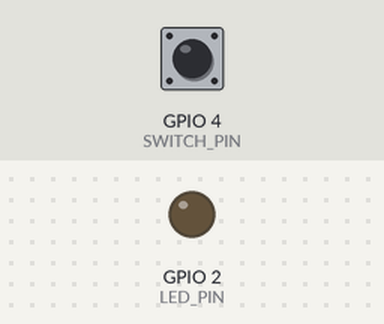
Bench run of a sketch on a simulated ESP32. Shown: output pins drawn as LEDs (lit = HIGH). Dashed ring = blinking. The test bench sets the inputs (shaded band); at power-on: GPIO 4 (SWITCH_PIN) HIGH. WiFi joins after 1.5 s; servers stay silent unless stated; uploads are accepted with an empty reply; what the sketch prints to the serial monitor is not drawn.

Above: at 3.9 s.
4.0 s: GPIO 4 (SWITCH_PIN) pulled LOW for 0.15 s
At 4.43 s:
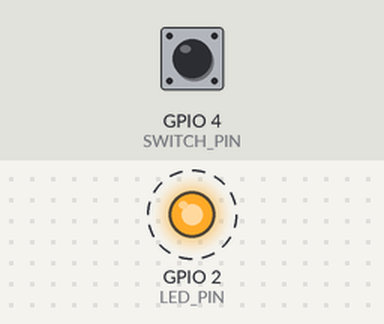
5.8 s: GPIO 4 (SWITCH_PIN) pulled LOW for 3.2 s
At 8.5 s:
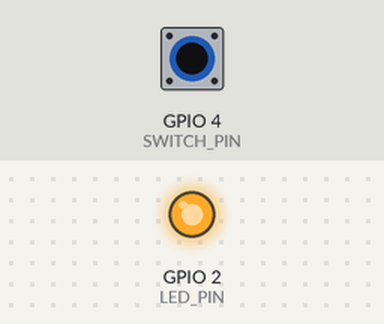
Timing chart, 0 to 11.2 s (numbered marks = the images above; inputs shaded):
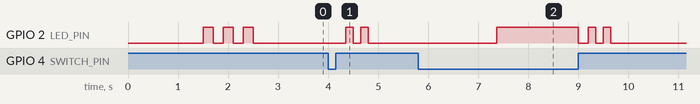

Measured:
- after the input at 4.0 s, GPIO 2 (LED_PIN): alternates HIGH for 0.15 s and LOW for 0.15 s, 4 changes in all, then stays LOW, starting after 0.36 s
- after the input at 5.8 s, GPIO 2 (LED_PIN): goes HIGH 1.6 s, LOW 0.20 s, HIGH 0.15 s, LOW 0.15 s, HIGH 0.15 s, then LOW, starting after 1.6 s

The sketch:

switch_hub.ino
```cpp
/*
 * switch_hub.ino
 * ---------------
 * Firmware for the DoseClock Switch Hub - the physical hardware answer
 * to "a patient who can't move can't use a touchscreen." Full design
 * rationale, bill of materials, and build steps are in /HARDWARE.md and
 * hardware/README.md. Read those first - this file is just the code.
 *
 * What it is: a single ESP32, mains-powered, sitting at the bedside,
 * with one standard 3.5mm mono accessibility-switch jack wired to it.
 * ANY switch that uses that jack - a large low-force paddle, a pillow/
 * cheek switch, a grasp bulb, a sip-and-puff breath switch, a foot
 * pedal - works with this same board unmodified, because they're all
 * electrically just "the jack's tip touches its sleeve, or it doesn't."
 * The patient (or whoever sets this up) picks whichever switch matches
 * whatever movement the patient actually has left; the firmware doesn't
 * need to know or care which kind is plugged in.
 *
 * Behaviour, identical logic to a keyboard's "press" vs "press-and-hold":
 *   - Short press (<600ms)                -> POSTs action "taken"
 *   - Press-and-hold (~1.5s, onboard/wired LED goes solid to confirm
 *     the hold registered before it fires) -> POSTs action "snooze"
 *   - A release partway through the hold window (neither a clean short
 *     tap nor a confirmed hold) sends nothing - guessing wrong here
 *     (a false "taken") is worse than just not responding.
 *   - 50ms debounce so one physical actuation can't register as several.
 *
 * This device is mains/USB powered and stays in one place, so - unlike
 * a worn pendant - there's no battery life to manage and no deep sleep
 * needed; it just polls the switch pin in a plain loop.
 */

#include <WiFi.h>
#include <HTTPClient.h>

// ---- Configure before flashing --------------------------------------
constexpr char WIFI_SSID[] = "your-wifi-name";
constexpr char WIFI_PASSWORD[] = "your-wifi-password";
constexpr char DOSECLOCK_HOST[] = "http://192.168.1.50:5050"; // example only: replace with the laptop's current LAN IP
constexpr char DEVICE_TOKEN[] = "paste-token-from-the-logs-screen";
// -----------------------------------------------------------------------

// The 3.5mm jack's tip contact goes to this pin, its sleeve contact to
// GND. INPUT_PULLUP means "not pressed" reads HIGH and "pressed" (tip
// shorted to sleeve/GND by the switch) reads LOW - no external resistor
// needed.
constexpr int SWITCH_PIN = 4;
constexpr int LED_PIN = 2; // most ESP32 dev boards have one built in here

constexpr uint32_t DEBOUNCE_MS = 50;
constexpr uint32_t SHORT_PRESS_MAX_MS = 600;
constexpr uint32_t HOLD_CONFIRM_MS = 1500;

void blinkLed(int times, int onMs) {
  for (int i = 0; i < times; i++) {
    digitalWrite(LED_PIN, HIGH);
    delay(onMs);
    digitalWrite(LED_PIN, LOW);
    delay(onMs);
  }
}

void sendAction(const char *action) {
  if (WiFi.status() != WL_CONNECTED) {
    Serial.println("Wi-Fi disconnected; no action sent.");
    blinkLed(8, 60); // fast blink = no network, nothing was sent
    return;
  }

  HTTPClient http;
  http.begin(String(DOSECLOCK_HOST) + "/api/device/action");
  http.addHeader("Content-Type", "application/json");
  String body = String("{\"token\":\"") + DEVICE_TOKEN + "\",\"action\":\"" + action + "\"}";
  int status = http.POST(body);
  Serial.printf("Sent '%s', server responded %d\n", action, status);
  if (status < 0) {
    Serial.printf("HTTP error: %s\n", HTTPClient::errorToString(status).c_str());
  }
  http.end();

  // Confirmation feedback the patient (or a caregiver in the room) can
  // see even if they can't see the clock screen from the bed: two slow
  // blinks for success, five fast blinks if the server rejected it
  // (e.g. an unpaired token, or no reminder currently due).
  if (status == 200) {
    blinkLed(2, 150);
  } else {
    blinkLed(5, 60);
  }
}

void setup() {
  Serial.begin(115200);
  pinMode(SWITCH_PIN, INPUT_PULLUP);
  pinMode(LED_PIN, OUTPUT);
  digitalWrite(LED_PIN, LOW);

  WiFi.mode(WIFI_STA);
  WiFi.begin(WIFI_SSID, WIFI_PASSWORD);
  Serial.print("Connecting to Wi-Fi");
  while (WiFi.status() != WL_CONNECTED) {
    delay(300);
    Serial.print(".");
  }
  Serial.println(" connected.");
  Serial.print("ESP32 IP: ");
  Serial.println(WiFi.localIP());
  blinkLed(3, 200); // three blinks on boot = ready
}

void loop() {
  if (digitalRead(SWITCH_PIN) != LOW) {
    delay(20);
    return; // not pressed - keep polling
  }

  // Debounce: require the contact to stay closed past DEBOUNCE_MS
  // before treating it as a real actuation, not switch bounce/noise.
  delay(DEBOUNCE_MS);
  if (digitalRead(SWITCH_PIN) != LOW) return;

  uint32_t pressStart = millis();
  bool holdConfirmed = false;
  while (digitalRead(SWITCH_PIN) == LOW) {
    uint32_t held = millis() - pressStart;
    if (held >= HOLD_CONFIRM_MS && !holdConfirmed) {
      holdConfirmed = true;
      digitalWrite(LED_PIN, HIGH); // steady-on = "held long enough for Snooze"
    }
    delay(10);
  }
  digitalWrite(LED_PIN, LOW);

  uint32_t pressDuration = millis() - pressStart;
  if (pressDuration < SHORT_PRESS_MAX_MS) {
    sendAction("taken");
  } else if (holdConfirmed) {
    sendAction("snooze");
  }
}
```
